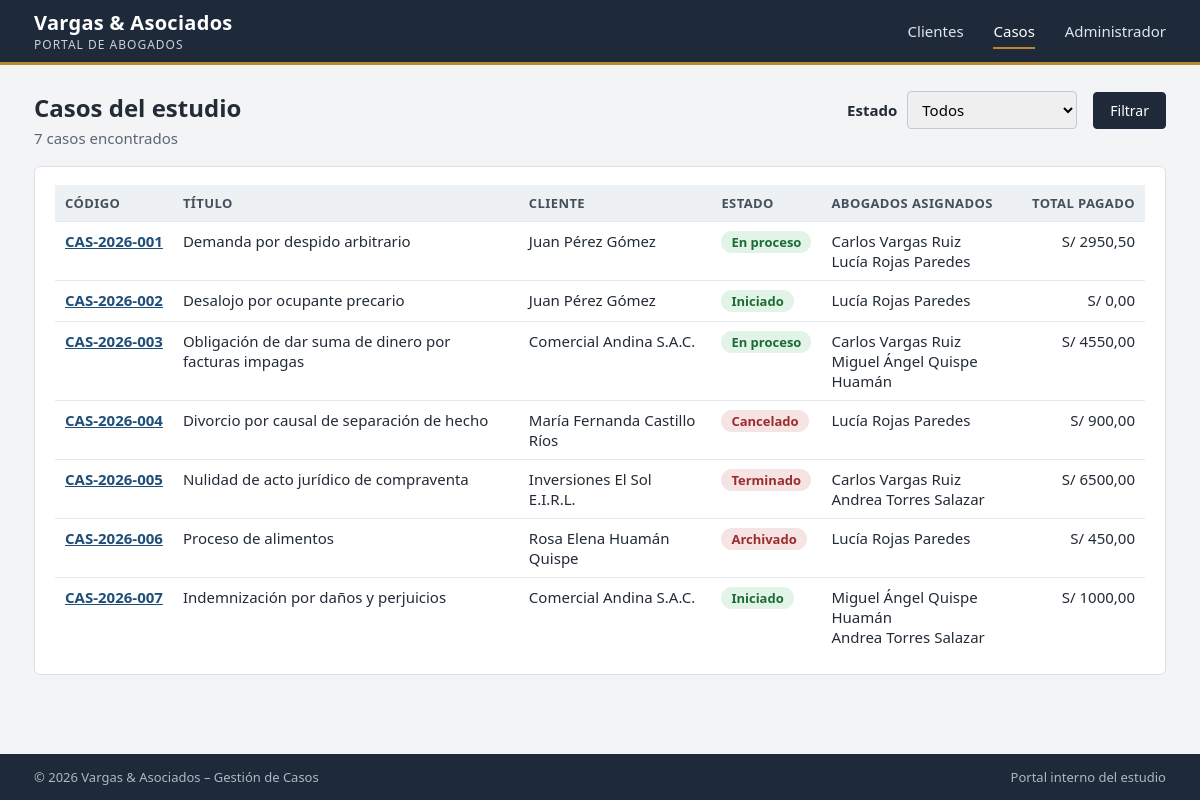
The app's page /casos/ with its own data.
### casos/models.py (models this page shows, shortened)
class Caso(models.Model):
    codigo = models.CharField('código', max_length=20, unique=True)
    titulo = models.CharField('título', max_length=200)
    descripcion = models.TextField('descripción')
    fecha_inicio = models.DateField('fecha de inicio')
    cliente = models.ForeignKey(Cliente, on_delete=models.PROTECT)
    estado = models.ForeignKey(EstadoCaso, on_delete=models.PROTECT)
    abogados = models.ManyToManyField(User, related_name='casos_asignados',
                                      limit_choices_to={'groups__name': 'Abogados'})
    class Meta:
        ordering = ['codigo']
    def total_pagado(self):
        total = self.pago_set.aggregate(total=Sum('monto'))['total'] or 0
        return round(Decimal(total), 2)

class Cliente(models.Model):
    nombres = models.CharField(max_length=150)
    documento = models.CharField(
        max_length=11,
        unique=True,
        validators=[RegexValidator(r'^(\d{8}|\d{11})$', 'El documento debe ser un DNI (8 dígitos) o un RUC (11 dígitos).')],
    )
    telefono = models.CharField('teléfono', max_length=15)
    correo = models.EmailField()
    class Meta:
        ordering = ['nombres']

class EstadoCaso(models.Model):
    nombre = models.CharField(max_length=30, unique=True)
    permite_pagos = models.BooleanField(default=False)
    class Meta:
        verbose_name = 'estado de caso'
        verbose_name_plural = 'estados de caso'

### casos/views.py (the view)
# urls.py: path('casos/', views.lista_casos, name='lista_casos'),
def lista_casos(request):
    if 'estado' in request.GET:
        estado_id = request.GET['estado']
    else:
        estado_id = request.COOKIES.get('ultimo_estado', '')
    casos = Caso.objects.select_related('cliente', 'estado').prefetch_related('abogados')
    if estado_id.isdigit():
        casos = casos.filter(estado_id=estado_id)
    response = render(request, 'casos/lista_casos.html', {
        'casos': casos,
        'estados': EstadoCaso.objects.all(),
        'estado_actual': estado_id,
        'desde_cookie': 'estado' not in request.GET and estado_id != '',
    })
    if 'estado' in request.GET:
        response.set_cookie('ultimo_estado', estado_id, max_age=60 * 60 * 24 * 30)
    return response

### templates/casos/lista_casos.html (shortened to what this page needs)
{% extends 'casos/base.html' %}
{% block contenido %}
<div class="cabecera">
    <div>
        <h1>Casos del estudio</h1>
        <p class="subtitulo">{{ casos|length }} caso{{ casos|length|pluralize }} encontrado{{ casos|length|pluralize }}</p>
    </div>
    <form method="get" action="{% url 'lista_casos' %}" class="filtro">
        <label for="estado">Estado</label>
        <select name="estado" id="estado">
            <option value="">Todos</option>
        </select>
        <button type="submit" class="boton">Filtrar</button>
    </form>
</div>
<div class="tarjeta">
    <table>
        <thead>
            <tr>
                <th>Código</th>
                <th>Título</th>
                <th>Cliente</th>
                <th>Estado</th>
                <th>Abogados asignados</th>
                <th class="numero">Total pagado</th>
            </tr>
        </thead>
        <tbody>
            {% for caso in casos %}
            <tr>
                <td class="codigo"><a href="{% url 'detalle_caso' caso.id %}">{{ caso.codigo }}</a></td>
                <td>{{ caso.titulo }}</td>
                <td>{{ caso.cliente.nombres }}</td>
                <td>
                    <span class="estado {% if caso.estado.permite_pagos %}estado-si{% else %}estado-no{% endif %}">{{ caso.estado.nombre|capfirst }}</span>
                </td>
                <td>
                    {% for abogado in caso.abogados.all %}
                        {{ abogado.get_full_name|default:abogado.username }}{% if not forloop.last %}<br>{% endif %}
                    {% empty %}
                        <em>Sin asignar</em>
                    {% endfor %}
                </td>
                <td class="numero">S/ {{ caso.total_pagado|floatformat:2 }}</td>
            </tr>
            {% empty %}
            <tr><td colspan="6" class="vacio">No hay casos registrados.</td></tr>
            {% endfor %}
        </tbody>
    </table>
</div>
{% endblock %}

### templates/casos/base.html (shortened to what this page needs)
{% load static %}
<!DOCTYPE html>
<html lang="es">
<head>
    <link rel="stylesheet" href="{% static 'casos/estilos.css' %}">
</head>
<body>
    <header class="encabezado">
        <div class="contenedor">
            <a class="marca" href="{% url 'lista_casos' %}">Vargas &amp; Asociados <span>Portal de abogados</span></a>
            <nav class="menu">
                <a href="{% url 'lista_clientes' %}" {% if 'cliente' in request.resolver_match.url_name %}class="activo"{% endif %}>Clientes</a>
                <a href="{% url 'lista_casos' %}" {% if 'caso' in request.resolver_match.url_name %}class="activo"{% endif %}>Casos</a>
                <a href="{% url 'admin:index' %}">Administrador</a>
            </nav>
        </div>
    </header>
    <main>
        <div class="contenedor">
            {% block contenido %}{% endblock %}
        </div>
    </main>
    <footer class="pie">
        <div class="contenedor">
            <span>&copy; {% now "Y" %} Vargas &amp; Asociados – Gestión de Casos</span>
            <span>Portal interno del estudio</span>
        </div>
    </footer>
</body>
</html>

### casos/static/casos/estilos.css (style rules this page uses)
* { box-sizing: border-box; }
body { margin: 0; font-family: "Segoe UI", Arial, sans-serif; font-size: 15px; color: #222b36; background: #f3f4f6; display: flex; flex-direction: column; min-height: 100vh; }
a { color: #1f4e79; }
.contenedor { width: 100%; max-width: 1180px; margin: 0 auto; padding: 0 24px; }
.encabezado { background: #1e2a3a; border-bottom: 3px solid #b8892f; }
.encabezado .contenedor { display: flex; align-items: center; justify-content: space-between; height: 62px; }
.marca { color: #fff; text-decoration: none; font-size: 20px; font-weight: 600; letter-spacing: .3px; }
.marca span { display: block; font-size: 12px; font-weight: 400; color: #c9d1db; letter-spacing: 1px; text-transform: uppercase; }
.menu a { color: #dfe5ec; text-decoration: none; margin-left: 26px; padding: 6px 0; font-weight: 500; }
.menu a:hover, .menu a.activo { color: #fff; border-bottom: 2px solid #b8892f; }
main { flex: 1; padding: 26px 0 32px; }
h1 { font-size: 24px; font-weight: 600; margin: 0 0 4px; }
.subtitulo { color: #5b6673; margin: 0 0 20px; }
.cabecera { display: flex; justify-content: space-between; align-items: flex-start; margin-bottom: 18px; }
.cabecera .subtitulo { margin-bottom: 0; }
.tarjeta { background: #fff; border: 1px solid #dde1e6; border-radius: 6px; padding: 18px 20px; margin-bottom: 18px; }
table { width: 100%; border-collapse: collapse; background: #fff; }
th, td { text-align: left; padding: 9px 10px; border-bottom: 1px solid #e6e9ed; vertical-align: top; }
th { background: #eef1f4; font-size: 13px; text-transform: uppercase; letter-spacing: .4px; color: #45505c; }
tr:last-child td { border-bottom: none; }
td.numero, th.numero { text-align: right; white-space: nowrap; }
td.codigo { white-space: nowrap; font-weight: 600; }
.estado { display: inline-block; white-space: nowrap; padding: 2px 10px; border-radius: 12px; font-size: 13px; font-weight: 600; }
.estado-si { background: #e2f3e7; color: #1d6b35; }
.estado-no { background: #f6e3e3; color: #9b2c2c; }
.boton { display: inline-block; padding: 8px 16px; border-radius: 4px; border: 1px solid #1e2a3a; background: #1e2a3a; color: #fff; text-decoration: none; font-size: 14px; cursor: pointer; font-family: inherit; }
.pie { background: #1e2a3a; color: #aeb8c4; font-size: 13px; padding: 14px 0; }
.pie .contenedor { display: flex; justify-content: space-between; }
.filtro { display: flex; align-items: center; gap: 10px; }
.filtro label { font-weight: 600; }
.filtro select { padding: 7px 10px; border: 1px solid #c3cad2; border-radius: 4px; font-size: 15px; font-family: inherit; min-width: 170px; }
.cabecera .boton { margin-left: 6px; }

### records on screen
Caso: codigo "CAS-2026-001", titulo "Demanda por despido arbitrario", cliente.nombres "Juan Pérez Gómez", estado.nombre "En proceso", total_pagado "2950,50"
Caso: codigo "CAS-2026-002", titulo "Desalojo por ocupante precario", cliente.nombres "Juan Pérez Gómez", estado.nombre "Iniciado", total_pagado "0,00"
Caso: codigo "CAS-2026-003", titulo "Obligación de dar suma de dinero por facturas impagas", cliente.nombres "Comercial Andina S.A.C.", estado.nombre "En proceso", total_pagado "4550,00"
Caso: codigo "CAS-2026-004", titulo "Divorcio por causal de separación de hecho", cliente.nombres "María Fernanda Castillo Ríos", estado.nombre "Cancelado", total_pagado "900,00"
Caso: codigo "CAS-2026-005", titulo "Nulidad de acto jurídico de compraventa", cliente.nombres "Inversiones El Sol E.I.R.L.", estado.nombre "Terminado", total_pagado "6500,00"
Caso: codigo "CAS-2026-006", titulo "Proceso de alimentos", cliente.nombres "Rosa Elena Huamán Quispe", estado.nombre "Archivado", total_pagado "450,00"
Caso: codigo "CAS-2026-007", titulo "Indemnización por daños y perjuicios", cliente.nombres "Comercial Andina S.A.C.", estado.nombre "Iniciado", total_pagado "1000,00"

### other values on screen
{{ casos|length }} "7"
{{ abogado.get_full_name|default:abogado.username }} "Carlos Vargas Ruiz"
{{ abogado.get_full_name|default:abogado.username }} "Lucía Rojas Paredes"
{{ abogado.get_full_name|default:abogado.username }} "Miguel Ángel Quispe Huamán"
{{ abogado.get_full_name|default:abogado.username }} "Andrea Torres Salazar"
